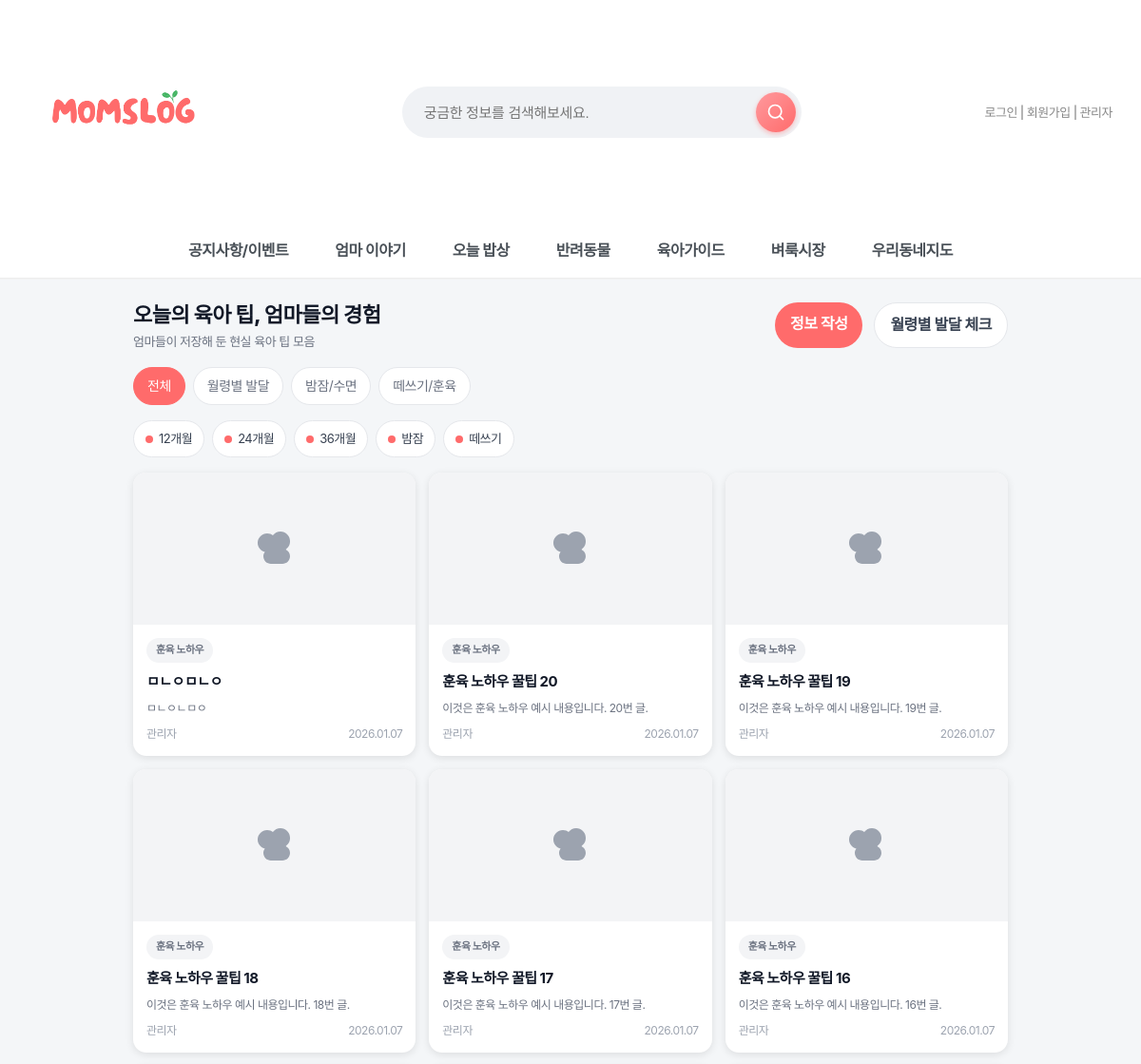
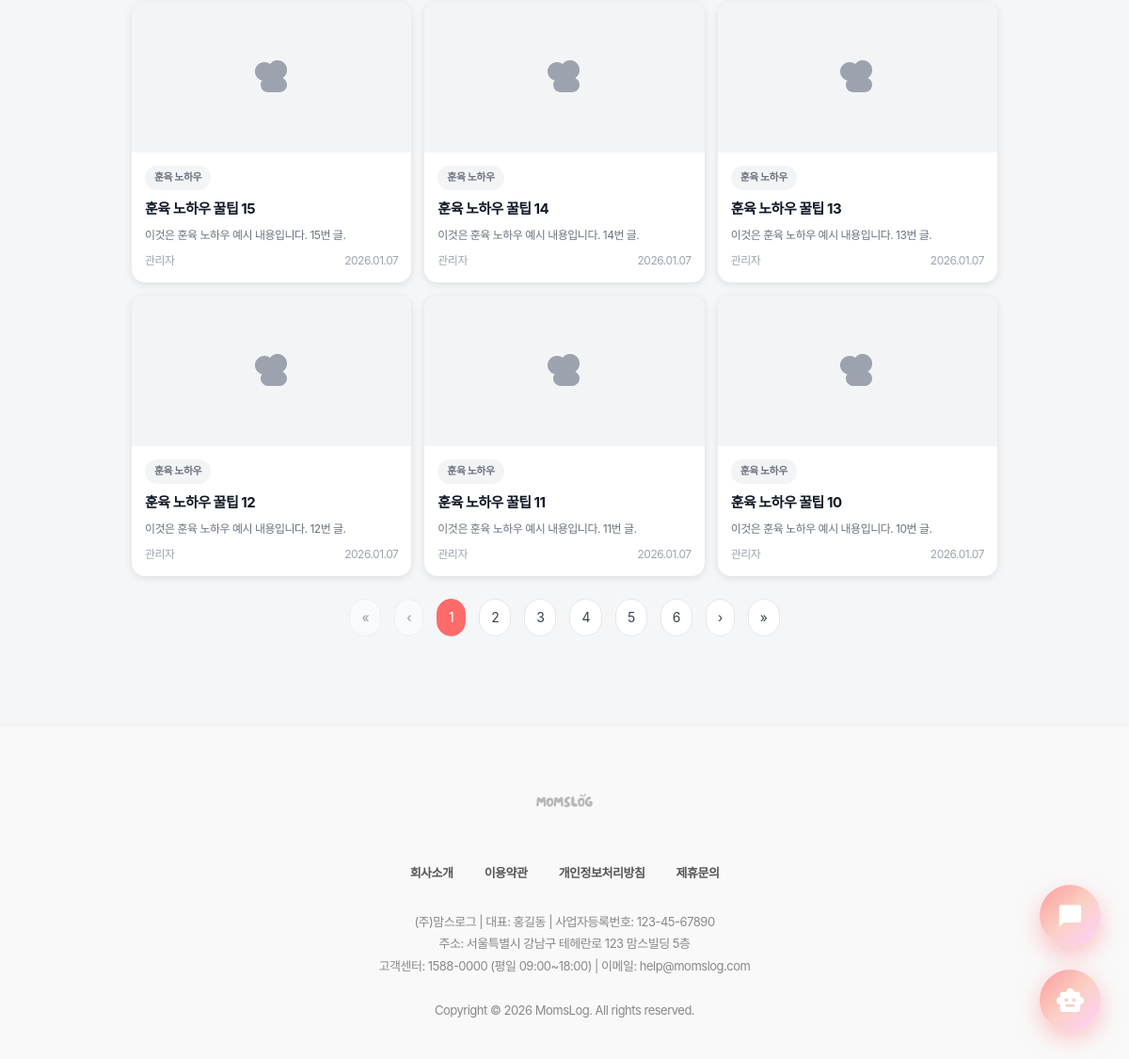
Page /board/parenting/ on the committed database (2 pictures, top to bottom).
### board/models.py (models this page shows, shortened)
class ParentingInfo(models.Model):
    CATEGORY_CHOICES = [
        ('all', '전체보기'),
        ('development', '월령별 발달'),
        ('sleep', '수면교육'),
        ('discipline', '훈육 노하우'),
    ]
    REGION_CHOICES = [
        ('seoul', '서울시'),
        ('gyeonggi', '경기도'),
        ('incheon', '인천시'),
        ('daejeon', '대전시'),
        ('daegu', '대구시'),
        ('busan', '부산시'),
        ('gwangju', '광주시'),
        ('ulsan', '울산시'),
        ('sejong', '세종시'),
        ('other', '기타'),
    ]
    title = models.CharField(max_length=200, verbose_name="제목")
    content = models.TextField(verbose_name="내용")
    category = models.CharField(max_length=15, choices=CATEGORY_CHOICES, default='all', verbose_name="카테고리")
    author = models.ForeignKey(settings.AUTH_USER_MODEL, on_delete=models.CASCADE, verbose_name="작성자")
    created_at = models.DateTimeField(auto_now_add=True, verbose_name="작성일")
    views = models.IntegerField(default=0, verbose_name="조회수")
    month_age = models.IntegerField(null=True, blank=True, verbose_name="월령(개월)")
    physical_score = models.IntegerField(null=True, blank=True, verbose_name="신체발달(0-100)")
    cognitive_score = models.IntegerField(null=True, blank=True, verbose_name="인지발달(0-100)")
    language_score = models.IntegerField(null=True, blank=True, verbose_name="언어발달(0-100)")
    social_score = models.IntegerField(null=True, blank=True, verbose_name="사회성발달(0-100)")
    height = models.DecimalField(max_digits=5, decimal_places=1, null=True, blank=True, verbose_name="키(cm)")
    weight = models.DecimalField(max_digits=5, decimal_places=1, null=True, blank=True, verbose_name="몸무게(kg)")
    region = models.CharField(max_length=20, choices=REGION_CHOICES, null=True, blank=True, verbose_name="지역")
    district = models.CharField(max_length=50, null=True, blank=True, verbose_name="구/군")
    dong = models.CharField(max_length=50, null=True, blank=True, verbose_name="동/읍/면")
    latitude = models.DecimalField(max_digits=9, decimal_places=6, null=True, blank=True, verbose_name="위도")
    longitude = models.DecimalField(max_digits=9, decimal_places=6, null=True, blank=True, verbose_name="경도")
    comment_count = models.IntegerField(default=0, verbose_name="댓글수")
    bookmark_count = models.IntegerField(default=0, verbose_name="저장수")
    popularity_score = models.FloatField(default=0, verbose_name="인기도 점수")
    is_pinned = models.BooleanField(default=False, verbose_name="운영진 고정")
    pinned_at = models.DateTimeField(null=True, blank=True, verbose_name="고정 시간")
    class Meta:
        verbose_name = '육아정보'
        verbose_name_plural = '육아정보'
        ordering = ['-created_at']
        indexes = [
            models.Index(fields=['-is_pinned', '-popularity_score', '-created_at']),
            models.Index(fields=['region', '-popularity_score']),
        ]

### accounts/models.py (models this page shows, shortened)
class User(AbstractUser):
    real_name = models.CharField("이름", max_length=30)
    nickname = models.CharField("닉네임", max_length=30, unique=True)
    jumin = models.CharField("주민번호", max_length=20)  # 000000-0000000
    phone = models.CharField("휴대폰 번호", max_length=20)
    email = models.EmailField("이메일", max_length=254)
    address = models.CharField("주소", max_length=200, blank=True, null=True)
    address_detail = models.CharField("상세주소", max_length=200, blank=True, null=True)
    point = models.PositiveIntegerField("포인트", default=0)
    grade = models.CharField("회원 등급", max_length=10, choices=GRADE_CHOICES, default="start")
    GENDER_CHOICES = [
        ('M', '남자'),
        ('F', '여자'),
    ]
    gender = models.CharField("성별", max_length=1, choices=GENDER_CHOICES, default='F')
    has_children = models.BooleanField("자녀 유무", default=False)
    CHILD_STAGE_CHOICES = [
        ("kindergarten", "유치원"),
        ("elementary", "초등학생"),
        ("middle", "중학생"),
        ("high", "고등학생"),
        ("adult", "성인"),
        ("other", "기타"),
    ]
    children_stages = models.JSONField("자녀 학령(복수)", default=list, blank=True)
    terms_agreed = models.BooleanField("약관 동의", default=False)

### board/views.py (the view)
# urls.py: path('parenting/', views.parenting_list, name='parenting_list'),  # 목록
def parenting_list(request):
    from .models import ParentingInfo
    from django.db.models import Q
    category = request.GET.get('category', 'all')
    search_query = request.GET.get('search', '').strip()
    month = request.GET.get('month')   # 예: '12', '24', '36'
    kw = request.GET.get('kw')         # 예: '떼쓰기', '밤잠'
    if category == 'all':
        posts = ParentingInfo.objects.all()
    else:
        posts = ParentingInfo.objects.filter(category=category)
    if search_query:
        posts = posts.filter(
            Q(title__icontains=search_query) | Q(content__icontains=search_query)
        )
    if month and month.isdigit():
        posts = posts.filter(month_age=int(month))
    if kw:
        posts = posts.filter(Q(title__icontains=kw) | Q(content__icontains=kw))
    posts = posts.order_by('-created_at')
    paginator = Paginator(posts, 12)
    page_number = request.GET.get('page')
    posts = paginator.get_page(page_number)
    context = {
        'posts': posts,
        'category': category,
        'search_query': search_query,
        'month': month,
        'kw': kw,
        'total_count': posts.paginator.count,
    }
    return render(request, 'board/parenting_list.html', context)

### quests/context_processors.py (called while the page is built, shortened)
def today_quest(request):
    if not request.user.is_authenticated:
        return {
            "today_quest": None,
            "grade_progress": None,
        }

### board/templates/board/parenting_list.html (shortened to what this page needs)
{% extends 'base.html' %}
{% load static %}
{% block content %}
<div class="parenting-container">
  <div class="header">
    <div>
      <div class="title">오늘의 육아 팁, 엄마들의 경험</div>
      <div class="subtitle">엄마들이 저장해 둔 현실 육아 팁 모음</div>
    </div>
    <div class="cta-row">
      <a class="cta" href="{% url 'board:parenting_create' %}">정보 작성</a>
      <a class="cta secondary" href="{% url 'board:development_chart' %}">월령별 발달 체크</a>
    </div>
  </div>
  <div class="tabs">
    <a class="tab {% if category == 'all' %}active{% endif %}" href="{% url 'board:parenting_list' %}">전체</a>
    <a class="tab {% if category == 'development' %}active{% endif %}" href="?category=development">월령별 발달</a>
    <a class="tab {% if category == 'sleep' %}active{% endif %}" href="?category=sleep">밤잠/수면</a>
    <a class="tab {% if category == 'discipline' %}active{% endif %}" href="?category=discipline">떼쓰기/훈육</a>
  </div>
  <div class="filters">
    <a class="chip {% if month == '12' %}active{% endif %}" href="?month=12{% if category and category != 'all' %}&category={{ category }}{% endif %}"><span class="dot"></span>12개월</a>
    <a class="chip {% if month == '24' %}active{% endif %}" href="?month=24{% if category and category != 'all' %}&category={{ category }}{% endif %}"><span class="dot"></span>24개월</a>
    <a class="chip {% if month == '36' %}active{% endif %}" href="?month=36{% if category and category != 'all' %}&category={{ category }}{% endif %}"><span class="dot"></span>36개월</a>
    <a class="chip {% if kw == '밤잠' %}active{% endif %}" href="?kw=밤잠{% if category and category != 'all' %}&category={{ category }}{% endif %}"><span class="dot"></span>밤잠</a>
    <a class="chip {% if kw == '떼쓰기' %}active{% endif %}" href="?kw=떼쓰기{% if category and category != 'all' %}&category={{ category }}{% endif %}"><span class="dot"></span>떼쓰기</a>
  </div>
  {% if posts %}
  <div class="grid">
    {% for post in posts %}
    <a href="{% url 'board:parenting_detail' post.pk %}" style="text-decoration:none; color:inherit;">
      <div class="card">
        <div class="thumb">
        </div>
        <div class="info">
          <div class="badges">
            <span class="badge cat">{{ post.get_category_display }}</span>
          </div>
          <div class="title-line">{{ post.title }}</div>
          <div class="summary">{{ post.content|striptags|truncatechars:60 }}</div>
          <div class="meta">
            <span>{{ post.author.nickname|default:post.author.username }}</span>
            <span>{{ post.created_at|date:"Y.m.d" }}</span>
          </div>
        </div>
      </div>
    </a>
    {% endfor %}
  </div>
  {% else %}
    <div class="no-results" style="text-align:center; padding:40px; color:#888;">등록된 글이 없습니다.</div>
  {% endif %}
  {% if posts.has_other_pages %}
  <div class="pagination">
    {% if posts.has_previous %}
      <a class="btn" href="?page=1{% if category and category != 'all' %}&category={{ category }}{% endif %}{% if month %}&month={{ month }}{% endif %}{% if kw %}&kw={{ kw }}{% endif %}">«</a>
      <a class="btn" href="?page={{ posts.previous_page_number }}{% if category and category != 'all' %}&category={{ category }}{% endif %}{% if month %}&month={{ month }}{% endif %}{% if kw %}&kw={{ kw }}{% endif %}">‹</a>
    {% else %}
      <span class="btn disabled">«</span>
      <span class="btn disabled">‹</span>
    {% endif %}
    {% for page_num in posts.paginator.page_range %}
      {% if posts.number == page_num %}
        <span class="btn active">{{ page_num }}</span>
      {% else %}
        <a class="btn" href="?page={{ page_num }}{% if category and category != 'all' %}&category={{ category }}{% endif %}{% if month %}&month={{ month }}{% endif %}{% if kw %}&kw={{ kw }}{% endif %}">{{ page_num }}</a>
      {% endif %}
    {% endfor %}
    {% if posts.has_next %}
      <a class="btn" href="?page={{ posts.next_page_number }}{% if category and category != 'all' %}&category={{ category }}{% endif %}{% if month %}&month={{ month }}{% endif %}{% if kw %}&kw={{ kw }}{% endif %}">›</a>
      <a class="btn" href="?page={{ posts.paginator.num_pages }}{% if category and category != 'all' %}&category={{ category }}{% endif %}{% if month %}&month={{ month }}{% endif %}{% if kw %}&kw={{ kw }}{% endif %}">»</a>
    {% else %}
      <span class="btn disabled">›</span>
      <span class="btn disabled">»</span>
    {% endif %}
  </div>
  {% endif %}
</div>
{% endblock %}

### static/css/style.css (style rules this page uses)
body { font-family: "Pretendard Variable", "Pretendard", -apple-system, BlinkMacSystemFont, system-ui, Roboto, "Helvetica Neue", "Segoe UI", "Apple SD Gothic Neo", "Noto Sans KR", "Malgun Gothic", "Apple Color Emoji", "Segoe UI Emoji", "Segoe UI Symbol", sans-serif; margin: 0; padding: 0; background-color: #f4f6f8; color: #333; line-height: 1.6; letter-spacing: -0.5px; -webkit-font-smoothing: antialiased; -moz-osx-font-smoothing: grayscale; }
a { text-decoration: none; color: inherit; transition: all 0.3s ease; }

### static/css/mobile.css (style rules this page uses)
* { box-sizing: border-box; }

### static/css/darkmode.css (style rules this page uses)
body, header, .main-nav, .card, input, textarea, select, button, table { transition: background-color 0.3s ease, color 0.3s ease, border-color 0.3s ease; }

### static/css/premium-finish.css (style rules this page uses)
* { --transition-fast: 0.2s; --transition-normal: 0.3s; --transition-slow: 0.5s; --ease-spring: cubic-bezier(0.23, 1, 0.320, 1); --ease-smooth: cubic-bezier(0.25, 0.46, 0.45, 0.94); }

### static/css/chatbot.css (style rules this page uses)
:root { --primary-gradient: linear-gradient(135deg, #FF9A9E 0%, #FAD0C4 50%, #FFD1FF 100%); --glass-bg: rgba(255, 255, 255, 0.85); --glass-border: 1px solid rgba(255, 255, 255, 0.5); --shadow-xl: 0 20px 40px rgba(0, 0, 0, 0.1), 0 10px 20px rgba(0, 0, 0, 0.05); --text-dark: #2d3436; }
body { font-family: 'Pretendard', sans-serif; }

### main/templates/base.html (style rules this page uses)
* { font-family: "Pretendard", -apple-system, BlinkMacSystemFont, system-ui, Roboto, "Helvetica Neue", "Segoe UI", "Apple SD Gothic Neo", "Noto Sans KR", "Malgun Gothic", "Apple Color Emoji", "Segoe UI Emoji", "Segoe UI Symbol", sans-serif; }

### board/templates/board/parenting_list.html (style rules this page uses)
.parenting-container { max-width: 960px; margin: 0 auto; padding: 20px; }
.header { display:flex; align-items:center; gap:12px; margin-bottom:16px; }
.title { font-size:22px; font-weight:800; color:#111827; }
.subtitle { color:#6B7280; font-size:13px; }
.cta-row { display:flex; gap:12px; margin-left:auto; }
.cta { padding:10px 16px; border-radius:999px; background:#ff6b6b; color:#FFFFFF; text-decoration:none; font-weight:600; border:none; }
.cta.secondary { background:#FFFFFF; color:#374151; border:1px solid #E5E7EB; }
.tabs { display:flex; gap:8px; flex-wrap:wrap; margin:12px 0 16px; }
.tab { padding:8px 14px; border-radius:999px; background:#FFFFFF; color:#6B7280; text-decoration:none; font-size:14px; border:1px solid #E5E7EB; }
.tab.active { background:#ff6b6b; color:#FFFFFF; border-color:#ff6b6b; }
.filters { display:flex; gap:8px; flex-wrap:wrap; margin-bottom:16px; }
.chip { display:inline-flex; align-items:center; gap:6px; padding:8px 12px; border-radius:999px; background:#FFFFFF; color:#374151; text-decoration:none; font-size:13px; border:1px solid #E5E7EB; }
.chip .dot { width:8px; height:8px; border-radius:50%; background:#ff6b6b; }
.grid { display:grid; grid-template-columns: repeat(auto-fill, minmax(280px, 1fr)); gap:14px; }
.card { background:#fff; border-radius:14px; overflow:hidden; box-shadow:0 2px 8px rgba(0,0,0,0.1); transition:.3s; }
.thumb { width:100%; height:160px; display:flex; align-items:center; justify-content:center; background:#F3F4F6; }
.thumb svg { fill:#9CA3AF; }
.info { padding:14px; }
.badges { display:flex; gap:6px; flex-wrap:wrap; margin-bottom:8px; }
.badge { padding:4px 10px; border-radius:999px; font-size:11px; font-weight:700; }
.badge.cat { background:#F3F4F6; color:#6B7280; }
.title-line { font-size:15px; font-weight:700; color:#111827; margin-bottom:6px; overflow:hidden; text-overflow:ellipsis; white-space:nowrap; }
.summary { font-size:12px; color:#6B7280; margin-bottom:8px; overflow:hidden; display:-webkit-box; -webkit-line-clamp: 2; -webkit-box-orient: vertical; }
.meta { display:flex; justify-content:space-between; font-size:12px; color:#9CA3AF; }
.pagination { text-align:center; margin:24px 0; }
.pagination .btn { display:inline-block; margin:0 5px; padding:8px 12px; border:1px solid #E5E7EB; border-radius:999px; background:#fff; color:#374151; text-decoration:none; font-size:14px; }
.pagination .btn.active { background:#ff6b6b; color:#fff; border-color:#ff6b6b; }
.pagination .btn.disabled { cursor:not-allowed; opacity:.5; }

### rows in the picture
ParentingInfo: category "훈육 노하우", title "ㅁㄴㅇㅁㄴㅇ", content "ㅁㄴㅇㄴㅁㅇ", author.nickname "관리자", created_at "2026.01.07"
ParentingInfo: category "훈육 노하우", title "훈육 노하우 꿀팁 20", content "이것은 훈육 노하우 예시 내용입니다. 20번 글.", author.nickname "관리자", created_at "2026.01.07"
ParentingInfo: category "훈육 노하우", title "훈육 노하우 꿀팁 19", content "이것은 훈육 노하우 예시 내용입니다. 19번 글.", author.nickname "관리자", created_at "2026.01.07"
ParentingInfo: category "훈육 노하우", title "훈육 노하우 꿀팁 18", content "이것은 훈육 노하우 예시 내용입니다. 18번 글.", author.nickname "관리자", created_at "2026.01.07"
ParentingInfo: category "훈육 노하우", title "훈육 노하우 꿀팁 17", content "이것은 훈육 노하우 예시 내용입니다. 17번 글.", author.nickname "관리자", created_at "2026.01.07"
ParentingInfo: category "훈육 노하우", title "훈육 노하우 꿀팁 16", content "이것은 훈육 노하우 예시 내용입니다. 16번 글.", author.nickname "관리자", created_at "2026.01.07"
ParentingInfo: category "훈육 노하우", title "훈육 노하우 꿀팁 15", content "이것은 훈육 노하우 예시 내용입니다. 15번 글.", author.nickname "관리자", created_at "2026.01.07"
ParentingInfo: category "훈육 노하우", title "훈육 노하우 꿀팁 14", content "이것은 훈육 노하우 예시 내용입니다. 14번 글.", author.nickname "관리자", created_at "2026.01.07"
ParentingInfo: category "훈육 노하우", title "훈육 노하우 꿀팁 13", content "이것은 훈육 노하우 예시 내용입니다. 13번 글.", author.nickname "관리자", created_at "2026.01.07"
ParentingInfo: category "훈육 노하우", title "훈육 노하우 꿀팁 12", content "이것은 훈육 노하우 예시 내용입니다. 12번 글.", author.nickname "관리자", created_at "2026.01.07"
ParentingInfo: category "훈육 노하우", title "훈육 노하우 꿀팁 11", content "이것은 훈육 노하우 예시 내용입니다. 11번 글.", author.nickname "관리자", created_at "2026.01.07"
ParentingInfo: category "훈육 노하우", title "훈육 노하우 꿀팁 10", content "이것은 훈육 노하우 예시 내용입니다. 10번 글.", author.nickname "관리자", created_at "2026.01.07"

### other values in the picture
{{ page_num }} "1"
{{ page_num }} "2" "3" "4" "5" "6"
